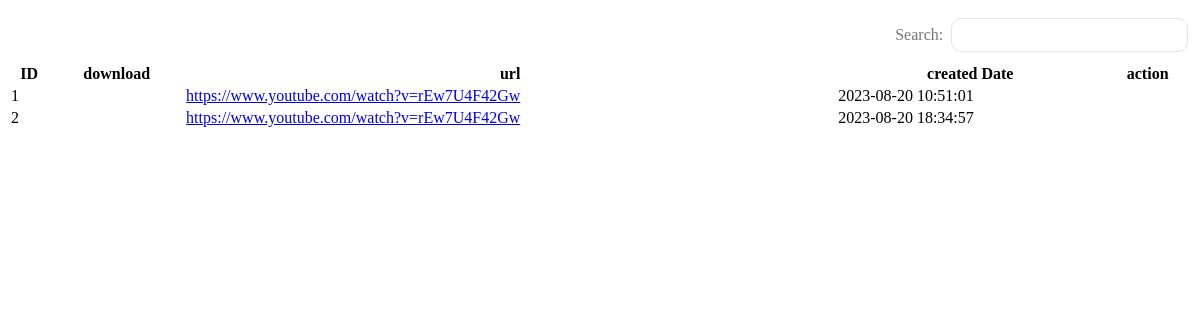
/adminView/apkManager.php, run on the app's committed database.
### tables this page shows
CREATE TABLE `users` (
  `user_id` int(11) NOT NULL,
  `username` varchar(250) NOT NULL,
  `full_name` varchar(200) NOT NULL,
  `email` varchar(255) NOT NULL,
  `password` varchar(150) NOT NULL,
  `contact_no` varchar(10) NOT NULL,
  `registered_at` datetime NOT NULL DEFAULT current_timestamp(),
  `user_address` varchar(255) NOT NULL,
  `user_status` int(11) NOT NULL DEFAULT 0,
  `whats_no` varchar(10) NOT NULL,
  `transfer_status` int(11) NOT NULL DEFAULT 0,
  `user_balance` int(50) NOT NULL,
  `user_ip` float NOT NULL
);

### adminView/apkManager.php (the view, shortened to what this page needs)
<!DOCTYPE html>
<html lang="en">
<head>
    <link rel="stylesheet" href="assets\css\style4.css">
</head>
<body>
    <section class="input-form">
        <div class="main-datatable">
            <div class="user-table">
                <div class="d-flex">
                    <div class="add_flex">
                        <div class="searchInput">
                            <label type="email">Search:</label>
                            <input type="search" id="filterbox" placeholder=" ">
                        </div>
                    </div>
                </div>
                <div class="filtertable">
                    <table class="user-table-data" style="width:100%;">
                        <thead>
                            <tr>
                                <th style="min-width:10px;">ID</th>
                                <th style="min-width:15px;">download</th>
                                <th style="min-width:15px;">url</th>
                                <th style="min-width:10px;">created Date</th>
                                <th style="min-width:15px;">action</th>
                            </tr>
                        </thead>
                        <tbody>
                            <?php
                            include_once "../config/dbconnect.php";
                            $sql = "SELECT * from users";
                            $result = $conn->query($sql);
                            if ($result->num_rows > 0) {
                                while ($row = $result->fetch_assoc()) {
                            ?>
                                    <tr class="user-data">
                                        <td><?= $row["user_id"] ?></td>
                                        <td><i class='bx bx-cloud-download'></i></td>
                                        <td><a href="#">https://www.youtube.com/watch?v=rEw7U4F42Gw</a></td>
                                        <td><?= $row["registered_at"] ?></td>
                                        <td><i class='bx bx-pencil'></i></td>
                                    </tr>
                            <?php
                                }
                            }
                            ?>
                        </tbody>
                    </table>
                </div>
            </div>
        </div>
    </section>
</body>
</html>

### assets/css/style4.css (style rules this page uses)
.add_flex { display: flex; justify-content: flex-end; padding-right:0px; }
.searchInput { width: 50%; display: flex; align-items: center; position: relative; justify-content: flex-end; margin: 10px 0px; padding: 0px 4px; }
.searchInput input { border: 1px solid #e5e5e5; border-radius: 10px; margin-left: 8px; height: 34px; width: 40%; padding: 0px 25px 0px 10px; }
.searchInput label { color: #767676; font-weight: normal; }

### data on the page
users: user_id "1", registered_at "2023-08-20 10:51:01"
users: user_id "2", registered_at "2023-08-20 18:34:57"
